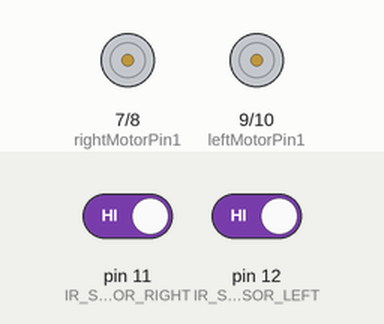
This sketch was run on a simulated Arduino Uno, built with avr-gcc and run on an emulated ATmega328P. Parts: motor-driver pin pairs drawn as motors (green arrow = first pin HIGH = forward, orange = second pin HIGH = backward, longer = more drive, scaled by the enable pin). The test bench sets the inputs (shaded band); at power-on: pin 11 (IR_SENSOR_RIGHT) HIGH, pin 12 (IR_SENSOR_LEFT) HIGH.

Above: at 1.2 s.
1.3 s: pin 11 (IR_SENSOR_RIGHT) driven LOW
At 1.9 s:
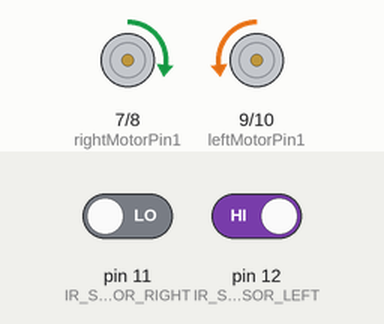
2.8 s: pin 12 (IR_SENSOR_LEFT) driven LOW
At 4.0 s:
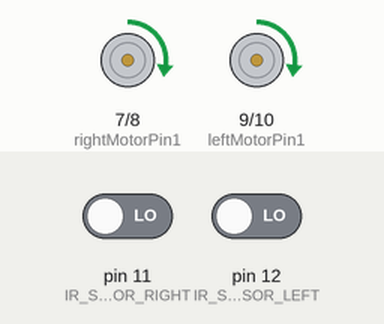
4.3 s: pin 11 (IR_SENSOR_RIGHT) driven HIGH
At 5.4 s:
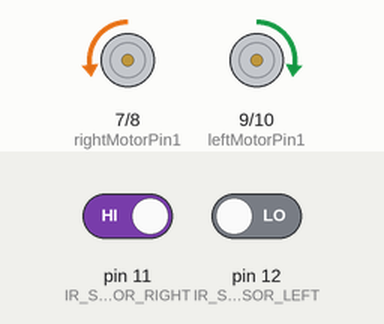
Timing chart, 0 to 7.3 s (numbered marks = the images above; inputs shaded):
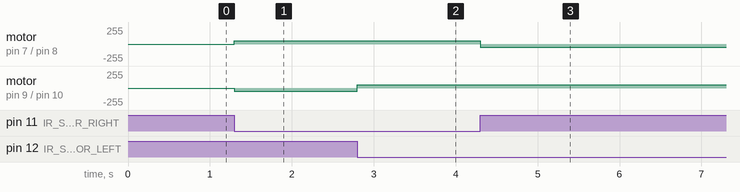

Measured:
- after the input at 1.3 s, motor on pin 7 (rightMotorPin1) / pin 8 (rightMotorPin2): stopped → forward 50/255 at once; motor on pin 9 (leftMotorPin1) / pin 10 (leftMotorPin2): stopped → backward 50/255 at once
- after the input at 2.8 s, motor on pin 9 (leftMotorPin1) / pin 10 (leftMotorPin2): backward 50/255 → forward 50/255 at once
- after the input at 4.3 s, motor on pin 7 (rightMotorPin1) / pin 8 (rightMotorPin2): forward 50/255 → backward 50/255 at once

The sketch:

main.ino
```cpp
// main.ino - Line Follower Bot Challenge | YANTRA - The IoT Club
// This file contains the main logic for the line follower bot.

#include "sensor_config.ino"
#include "motor_control.ino"

void setup() {
    // Configure sensors and motors
    configureSensors();
    configureMotors();

    // Stop motors initially
    stopMotors();
}

void loop() {
    int rightIRSensorValue = readRightSensor();
    int leftIRSensorValue = readLeftSensor();

    // If none of the sensors detect a black line, move forward
    if (rightIRSensorValue == LOW && leftIRSensorValue == LOW) {
        rotateMotors(MOTOR_SPEED, MOTOR_SPEED);
    }
    // If right sensor detects a black line, turn right
    else if (rightIRSensorValue == HIGH && leftIRSensorValue == LOW) {
        rotateMotors(-MOTOR_SPEED, MOTOR_SPEED);
    }
    // If left sensor detects a black line, turn left
    else if (rightIRSensorValue == LOW && leftIRSensorValue == HIGH) {
        rotateMotors(MOTOR_SPEED, -MOTOR_SPEED);
    }
    // If both sensors detect a black line, stop
    else {
        stopMotors();
    }
}
```

motor_control.ino
```cpp
// motor_control.ino - Line Follower Bot Challenge | YANTRA - The IoT Club
// This file handles motor configuration and control.

#define MOTOR_SPEED 50

// Right motor
int enableRightMotor = 6;
int rightMotorPin1 = 7;
int rightMotorPin2 = 8;

// Left motor
int enableLeftMotor = 5;
int leftMotorPin1 = 9;
int leftMotorPin2 = 10;

void configureMotors() {
    pinMode(enableRightMotor, OUTPUT);
    pinMode(rightMotorPin1, OUTPUT);
    pinMode(rightMotorPin2, OUTPUT);

    pinMode(enableLeftMotor, OUTPUT);
    pinMode(leftMotorPin1, OUTPUT);
    pinMode(leftMotorPin2, OUTPUT);
}

void rotateMotors(int rightMotorSpeed, int leftMotorSpeed) {
    // Right motor direction control
    if (rightMotorSpeed < 0) {
        digitalWrite(rightMotorPin1, LOW);
        digitalWrite(rightMotorPin2, HIGH);
    } else if (rightMotorSpeed > 0) {
        digitalWrite(rightMotorPin1, HIGH);
        digitalWrite(rightMotorPin2, LOW);
    } else {
        digitalWrite(rightMotorPin1, LOW);
        digitalWrite(rightMotorPin2, LOW);
    }

    // Left motor direction control
    if (leftMotorSpeed < 0) {
        digitalWrite(leftMotorPin1, LOW);
        digitalWrite(leftMotorPin2, HIGH);
    } else if (leftMotorSpeed > 0) {
        digitalWrite(leftMotorPin1, HIGH);
        digitalWrite(leftMotorPin2, LOW);
    } else {
        digitalWrite(leftMotorPin1, LOW);
        digitalWrite(leftMotorPin2, LOW);
    }

    // Control motor speed using PWM
    analogWrite(enableRightMotor, abs(rightMotorSpeed));
    analogWrite(enableLeftMotor, abs(leftMotorSpeed));
}

void stopMotors() {
    rotateMotors(0, 0);
}
```

sensor_config.ino
```cpp
// sensor_config.ino - Line Follower Bot Challenge | YANTRA - The IoT Club
// This file handles IR sensor configuration and reading.

#define IR_SENSOR_RIGHT 11
#define IR_SENSOR_LEFT 12

void configureSensors() {
    pinMode(IR_SENSOR_RIGHT, INPUT);
    pinMode(IR_SENSOR_LEFT, INPUT);
}

int readRightSensor() {
    return digitalRead(IR_SENSOR_RIGHT);
}

int readLeftSensor() {
    return digitalRead(IR_SENSOR_LEFT);
}
```
